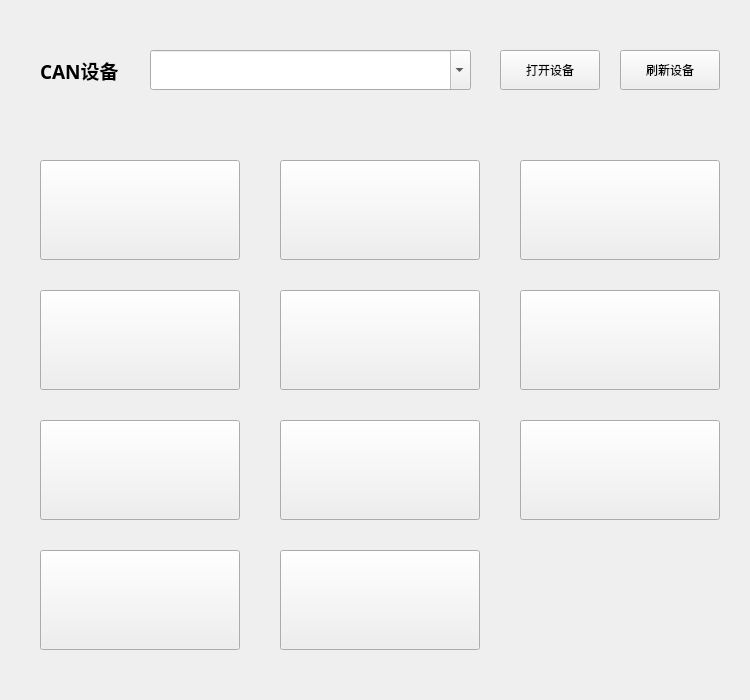
<?xml version="1.0" encoding="UTF-8"?>
<ui version="4.0">
 <class>V9CANopen</class>
 <widget class="QWidget" name="V9CANopen">
  <property name="geometry">
   <rect>
    <x>0</x>
    <y>0</y>
    <width>750</width>
    <height>700</height>
   </rect>
  </property>
  <property name="windowTitle">
   <string>Widget</string>
  </property>
  <widget class="DataButton" name="pushButton_beep">
   <property name="geometry">
    <rect>
     <x>520</x>
     <y>160</y>
     <width>200</width>
     <height>100</height>
    </rect>
   </property>
   <property name="text">
    <string/>
   </property>
  </widget>
  <widget class="DataButton" name="pushButton_temp">
   <property name="geometry">
    <rect>
     <x>280</x>
     <y>290</y>
     <width>200</width>
     <height>100</height>
    </rect>
   </property>
   <property name="text">
    <string/>
   </property>
  </widget>
  <widget class="DataButton" name="pushButton_hum">
   <property name="geometry">
    <rect>
     <x>520</x>
     <y>290</y>
     <width>200</width>
     <height>100</height>
    </rect>
   </property>
   <property name="text">
    <string/>
   </property>
  </widget>
  <widget class="QPushButton" name="pushButton_open">
   <property name="geometry">
    <rect>
     <x>500</x>
     <y>50</y>
     <width>100</width>
     <height>40</height>
    </rect>
   </property>
   <property name="text">
    <string>打开设备</string>
   </property>
  </widget>
  <widget class="DataButton" name="pushButton_relay">
   <property name="geometry">
    <rect>
     <x>40</x>
     <y>290</y>
     <width>200</width>
     <height>100</height>
    </rect>
   </property>
   <property name="text">
    <string/>
   </property>
  </widget>
  <widget class="DataButton" name="pushButton_led1">
   <property name="geometry">
    <rect>
     <x>40</x>
     <y>160</y>
     <width>200</width>
     <height>100</height>
    </rect>
   </property>
   <property name="text">
    <string/>
   </property>
  </widget>
  <widget class="DataButton" name="pushButton_vr">
   <property name="geometry">
    <rect>
     <x>280</x>
     <y>420</y>
     <width>200</width>
     <height>100</height>
    </rect>
   </property>
   <property name="text">
    <string/>
   </property>
  </widget>
  <widget class="QLabel" name="label_server">
   <property name="geometry">
    <rect>
     <x>40</x>
     <y>50</y>
     <width>101</width>
     <height>40</height>
    </rect>
   </property>
   <property name="font">
    <font>
     <family>Microsoft YaHei</family>
     <pointsize>14</pointsize>
     <bold>true</bold>
    </font>
   </property>
   <property name="text">
    <string>CAN设备</string>
   </property>
  </widget>
  <widget class="DataButton" name="pushButton_cpu">
   <property name="geometry">
    <rect>
     <x>40</x>
     <y>420</y>
     <width>200</width>
     <height>100</height>
    </rect>
   </property>
   <property name="text">
    <string/>
   </property>
  </widget>
  <widget class="DataButton" name="pushButton_cur">
   <property name="geometry">
    <rect>
     <x>40</x>
     <y>550</y>
     <width>200</width>
     <height>100</height>
    </rect>
   </property>
   <property name="text">
    <string/>
   </property>
  </widget>
  <widget class="DataButton" name="pushButton_led2">
   <property name="geometry">
    <rect>
     <x>280</x>
     <y>160</y>
     <width>200</width>
     <height>100</height>
    </rect>
   </property>
   <property name="text">
    <string/>
   </property>
  </widget>
  <widget class="DataButton" name="pushButton_vol">
   <property name="geometry">
    <rect>
     <x>520</x>
     <y>420</y>
     <width>200</width>
     <height>100</height>
    </rect>
   </property>
   <property name="text">
    <string/>
   </property>
  </widget>
  <widget class="QComboBox" name="comboBox_can">
   <property name="geometry">
    <rect>
     <x>150</x>
     <y>50</y>
     <width>321</width>
     <height>40</height>
    </rect>
   </property>
   <property name="font">
    <font>
     <pointsize>12</pointsize>
     <bold>false</bold>
    </font>
   </property>
   <property name="editable">
    <bool>true</bool>
   </property>
  </widget>
  <widget class="DataButton" name="pushButton_pw">
   <property name="geometry">
    <rect>
     <x>280</x>
     <y>550</y>
     <width>200</width>
     <height>100</height>
    </rect>
   </property>
   <property name="text">
    <string/>
   </property>
  </widget>
  <widget class="QPushButton" name="pushButton_refresh">
   <property name="geometry">
    <rect>
     <x>620</x>
     <y>50</y>
     <width>100</width>
     <height>40</height>
    </rect>
   </property>
   <property name="text">
    <string>刷新设备</string>
   </property>
  </widget>
 </widget>
 <customwidgets>
  <customwidget>
   <class>DataButton</class>
   <extends>QPushButton</extends>
   <header>databutton.h</header>
  </customwidget>
 </customwidgets>
 <resources/>
 <connections/>
</ui>
